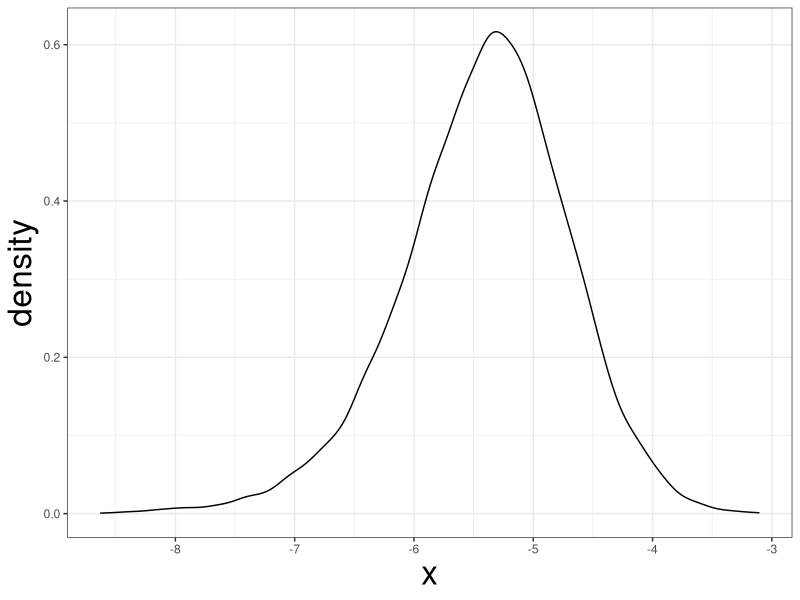

Recreate this plot in R.
## ---- chunk 1
#| code-fold: show

library(tidyverse)
theme_set(theme_bw())
theme_update(axis.title = element_text(size = 24))

## ---- chunk 2
set.seed(42)
x <- rpois(5, 1.5)
x
## ---- chunk 3
lm(mpg ~ wt, mtcars) |> summary()
lm(mpg ~ wt, mtcars) |> confint()
## ---- chunk 4
resample <- function(df){
  dplyr::slice_sample(df, n = nrow(df), replace = T )
}
## ---- chunk 5
b1 <- resample(mtcars)
b1
## ---- chunk 6
boots <- lapply(1:10000, \(x) resample(mtcars))
## ---- chunk 7
boots_lm <- lapply(boots, \(x) lm(mpg ~ wt, x))
## ---- chunk 8
boots_wt <- lapply(boots_lm, \(x) coef(x)["wt"]) |> unlist()
## ---- chunk 9
data.frame(x = boots_wt) |> 
  ggplot(aes(x)) +
  geom_density()
## ---- chunk 10
sd(boots_wt)
## ---- chunk 11
quantile(boots_wt, probs = c(0.025, 0.975))
